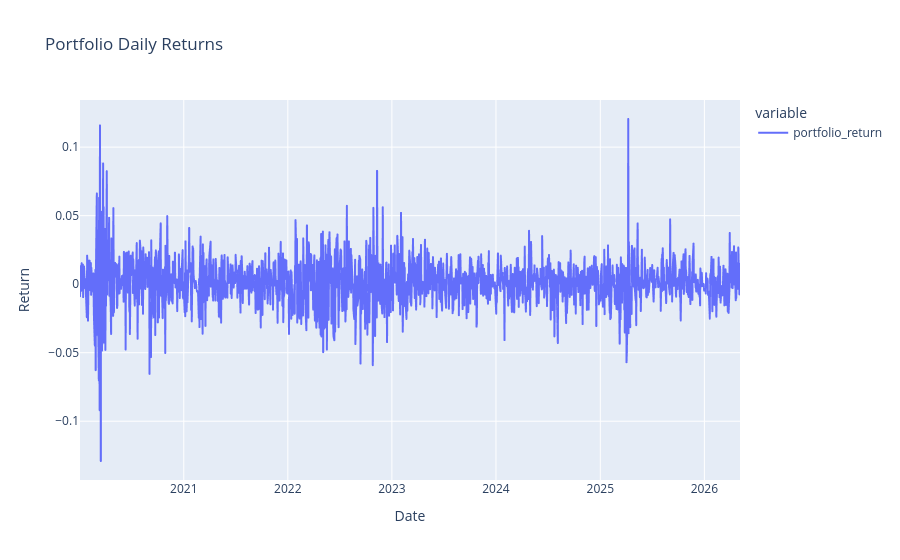

Notebook cell for this chart:
### Code cell
# Portfolio returns chart: visualize daily portfolio return path.

px.line(portfolio_returns, title="Portfolio Daily Returns", labels={"value": "Return", "Date": "Date"})

### Figure 1 — Plotly figure (JSON) as saved in the notebook; plotly's stock layout.template omitted (floating-point values rounded to 4 significant figures; data arrays with more than 128 entries replaced by an {"elided": "..."} marker saying what was removed)
{"data": [{"hovertemplate": "variable=portfolio_return<br>Date=%{x}<br>Return=%{y}<extra></extra>", "legendgroup": "portfolio_return", "line": {"color": "#636efa", "dash": "solid"}, "marker": {"symbol": "circle"}, "mode": "lines", "name": "portfolio_return", "showlegend": true, "type": "scattergl", "x": {"elided": "1593 str values"}, "xaxis": "x", "y": {"elided": "1593 float values"}, "yaxis": "y"}], "layout": {"legend": {"title": {"text": "variable"}, "tracegroupgap": 0}, "title": {"text": "Portfolio Daily Returns"}, "xaxis": {"anchor": "y", "domain": [0, 1], "title": {"text": "Date"}}, "yaxis": {"anchor": "x", "domain": [0, 1], "title": {"text": "Return"}}}}
